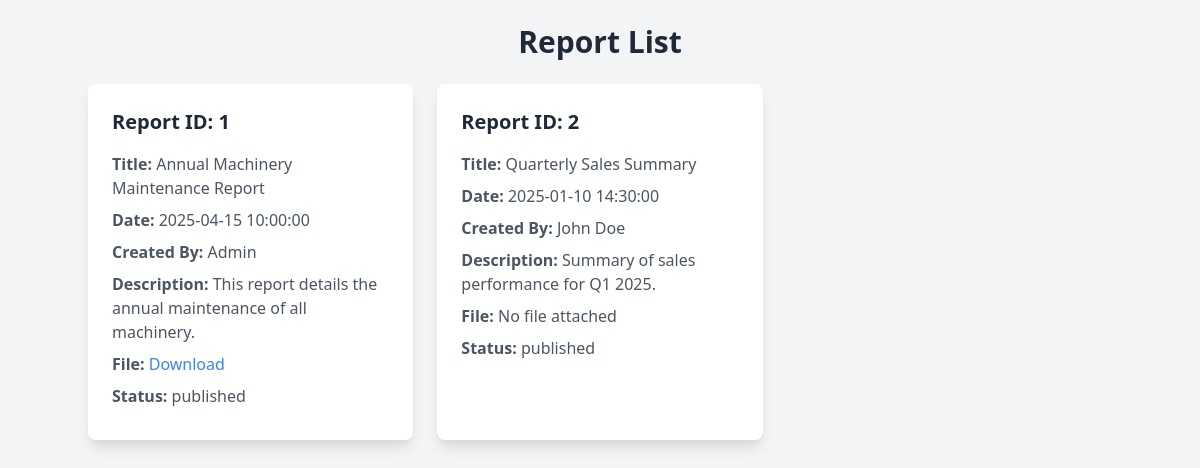
The app's page /reports.php with its own data.
### tables this page shows
CREATE TABLE `reports` (
  `report_id` int(11) NOT NULL,
  `title` varchar(255) NOT NULL,
  `report_date` datetime NOT NULL,
  `created_by` varchar(100) DEFAULT NULL,
  `description` text DEFAULT NULL,
  `file_path` varchar(255) DEFAULT NULL,
  `status` enum('draft','published','archived') DEFAULT 'draft',
  `created_at` timestamp NOT NULL DEFAULT current_timestamp()
);

### reports.php (the view, shortened to what this page needs)
<?php
$servername = "localhost";
$username = "root";
$password = "";
$dbname = "inventory_systems";
$conn = mysqli_connect($servername, $username, $password, $dbname);
$query = "SELECT * FROM reports ORDER BY report_date DESC";
$result = mysqli_query($conn, $query);
echo "<!DOCTYPE html>";
echo "<html lang='en'>";
echo "<head>";
echo "<link href='https://cdn.jsdelivr.net/npm/tailwindcss@2.2.19/dist/tailwind.min.css' rel='stylesheet'>";
echo "</head>";
echo "<body class='bg-gray-100 font-sans'>";
echo "<div class='container mx-auto py-6'>";
echo "<h1 class='text-3xl font-semibold text-gray-800 text-center mb-6'>Report List</h1>";
if (mysqli_num_rows($result) > 0) {
    echo "<div class='grid grid-cols-1 sm:grid-cols-2 lg:grid-cols-3 gap-6'>";
    while ($row = mysqli_fetch_assoc($result)) {
        echo "<div class='bg-white shadow-lg rounded-lg p-6 hover:shadow-2xl transition-transform duration-300 transform hover:scale-105'>";
        echo "<h3 class='text-xl font-semibold text-gray-800 mb-4'>Report ID: " . $row['report_id'] . "</h3>";
        echo "<p class='text-gray-600 mb-2'><strong>Title:</strong> " . $row['title'] . "</p>";
        echo "<p class='text-gray-600 mb-2'><strong>Date:</strong> " . $row['report_date'] . "</p>";
        echo "<p class='text-gray-600 mb-2'><strong>Created By:</strong> " . $row['created_by'] . "</p>";
        echo "<p class='text-gray-600 mb-2'><strong>Description:</strong> " . $row['description'] . "</p>";
        if ($row['file_path']) {
            echo "<p class='text-gray-600 mb-2'><strong>File:</strong> <a href='" . $row['file_path'] . "' target='_blank' class='text-blue-500 hover:underline'>Download</a></p>";
        } else {
            echo "<p class='text-gray-600 mb-2'><strong>File:</strong> No file attached</p>";
        }
        echo "<p class='text-gray-600 mb-2'><strong>Status:</strong> " . $row['status'] . "</p>";
        echo "</div>";
    }
    echo "</div>";
} else {
    echo "<p class='text-center text-gray-500'>No reports found.</p>";
}
echo "</div>";
echo "</body>";
echo "</html>";
?>

### records on screen
reports: report_id "1", title "Annual Machinery Maintenance Report", report_date "2025-04-15 10:00:00", created_by "Admin", description "This report details the annual maintenance of all machinery.", status "published"
reports: report_id "2", title "Quarterly Sales Summary", report_date "2025-01-10 14:30:00", created_by "John Doe", description "Summary of sales performance for Q1 2025.", shows "File:", status "published"
